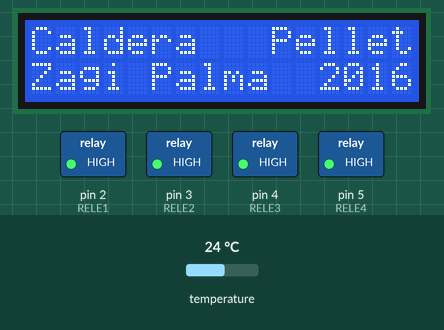
Simulated run of this sketch. Board: Arduino Uno, built with avr-gcc and run on an emulated ATmega328P. Shown: 16×2 character LCD, switched loads named in the sketch (green lamp = pin HIGH). Inputs (shaded band) come from the test bench; at power-on: temperature 24 °C.

Above: at 1.2 s.
At 3.2 s:
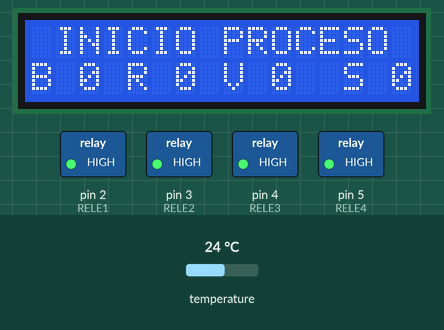
At 13.0 s:
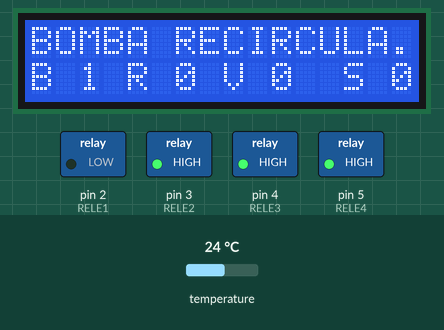
At 15.0 s:
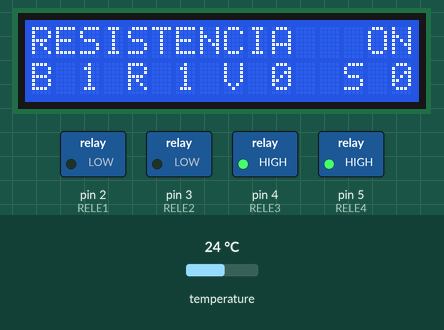
At 23.1 s:
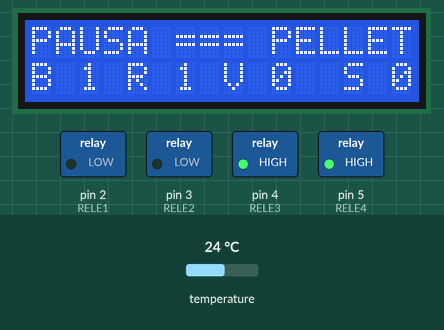
At 28.1 s:
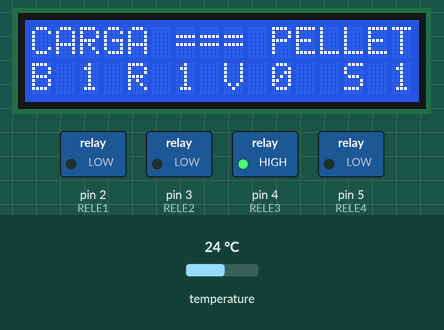
Timing chart, 0 to 35.5 s (numbered marks = the images above):
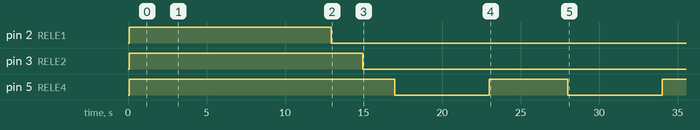

Measured:
- by itself, pin 2 (RELE1): HIGH → LOW at 12.9 s
- by itself, pin 3 (RELE2): HIGH → LOW at 15.0 s
- by itself, pin 5 (RELE4): alternates HIGH for 5.0 s and LOW for 6.0 s
- what the display in image 0 shows lasts 2.0 s, from 1.1 s to 3.1 s
- what the display in image 1 shows lasts 9.9 s, from 3.1 s to 13.0 s
- what the display in image 4 shows lasts 5.0 s, from 23.0 s to 28.0 s

The sketch:

Control_Caldera_2016.ino
```cpp
//Control Caldera 2016

//Librerias LCD
#include <Wire.h>
#include <LCD.h>
#include <LiquidCrystal_I2C.h>
#define I2C_ADDR    0x27
LiquidCrystal_I2C             lcd(I2C_ADDR,2, 1, 0, 4, 5, 6, 7);

//Librerias Temperatura
#include <OneWire.h>
#include <DallasTemperature.h>

//Definicion Pines Control Reles

#define RELE1 2    // Marcha/Paro Caldera
#define RELE2 3    // Bomba Recirculacion ACS
#define RELE3 4    // Bomba Recirculacion CAL
#define RELE4 5    // Valvula 3 Vias

//Definicion Pines Estados

#define Termostato_ACS  6    // Demanda por Temperatura de ACS
#define Termostato_CAL  7    // Demanda por Temperatura de CAL
#define Electrovalvula  8    // Estado de la Electrovalvula
#define Verano_Invierno 9    // Modo de Funcionamiento Verano / Invierno

//Definicion Temperatura
/*-----( Declare Constants )-----*/
#define ONE_WIRE_BUS 10 /*-(Connect to Pin 10 )-*/
/*-----( Declare objects )-----*/
/* Set up a oneWire instance to communicate with any OneWire device*/
OneWire ourWire(ONE_WIRE_BUS);
/* Tell Dallas Temperature Library to use oneWire Library */
DallasTemperature sensors(&ourWire);

//Definicion Control LLAMA
int isFlamePin = 6;  // This is our input pin
int isFlame = HIGH;  // HIGH MEANS NO FLAME

//Definicion Estado Temperatura
int t = 0;    // Temperatura
int swt = 0;  // Switch Temperatura
int swtt = 0; // Switch Select cambio Temperatura

//Funciones
void temptexto()
{
  lcd.clear();
  lcd.setCursor (0,1);
  lcd.print("C  ");
  lcd.setCursor (9,1);
  lcd.print("R  ");
}
void tempdatos()
{
  sensors.requestTemperatures(); // Send the command to get temperatures
  lcd.setCursor (2,1);
  lcd.print(sensors.getTempCByIndex(0));
  lcd.setCursor (11,1);
  lcd.print(sensors.getTempCByIndex(1));
}
void cargainicial()
{
// Inicio del Proceso :
// Colocacion Caracteres en Pantalla LCD
      lcd.clear();
      lcd.setCursor (1,0);
      lcd.print("INICIO PROCESO");
      lcd.setCursor (0,1);
      lcd.print("B 0"); //Bomba Recirculacion
      lcd.setCursor (4,1);
      lcd.print("R 0"); //Resistencia
      lcd.setCursor (8,1);
      lcd.print("V 0"); //Ventilador
      lcd.setCursor (13,1);
      lcd.print("S 0"); //Sinfin
      delay(6000);
// Se enciende el rele de la bomba de Recirculacion
      digitalWrite(RELE1,LOW);
      lcd.setCursor (0,0);
      lcd.print("BOMBA RECIRCULA.");
      lcd.setCursor (0,1);
      lcd.print("B 1");
// Se espera 2 segundos
      delay(2000);
// Se enciende el rele de la Resistencia
      digitalWrite(RELE2,LOW);
      lcd.setCursor (0,0);
      lcd.print("RESISTENCIA   ON");
      lcd.setCursor (4,1);
      lcd.print("R 1");
// Se espera 2 segundos
      delay(2000);
// Se enciende el rele de Carga Inicial
      digitalWrite(RELE4,LOW);
      lcd.setCursor (0,0);
      lcd.print("CARGA === PELLET");
      lcd.setCursor (13,1);
      lcd.print("S 1");
// Se espera 6 segundos
      delay(6000);
// Se apaga el rele de Carga Inicial
      digitalWrite(RELE4,HIGH);
      lcd.setCursor (0,0);
      lcd.print("PAUSA === PELLET");
      lcd.setCursor (13,1);
      lcd.print("S 0");
// Se espera 5 segundos
      delay(5000);
// Se enciende el rele de Carga Inicial
      digitalWrite(RELE4,LOW);
      lcd.setCursor (0,0);
      lcd.print("CARGA === PELLET");
      lcd.setCursor (13,1);
      lcd.print("S 1");
// Se espera 6 segundos
      delay(6000);
// Se apaga el rele de Carga Inicial
      digitalWrite(RELE4,HIGH);
      lcd.setCursor (13,1);
      lcd.print("S 0");

// Se espera 5 minuto. Antes 2,5 minutos
      lcd.setCursor (0,0);
      lcd.print("CAL. RESIST.    ");
      for (int i = 300; i >=0; i--)
      {
        lcd.setCursor (13,0); lcd.print("   ");
        lcd.setCursor (13,0); lcd.print(i);
          if(i==180)
            { // Se enciende el rele de la Turbina de Aire
              digitalWrite(RELE3,LOW);
              lcd.setCursor (8,1);
              lcd.print("V 1");
            }
        delay(1000);
      }
// Se Apaga el rele de la Resistencia
      digitalWrite(RELE2,HIGH);
      lcd.setCursor (0,0);
      lcd.print("RESISTENCIA  OFF");
      lcd.setCursor (4,1);
      lcd.print("R 0");
// Se enciende el rele de la Turbina de Aire
      //delay(2000);
      //digitalWrite(RELE3,LOW);
      //lcd.setCursor (0,0);
      //lcd.print("TURBINA AIRE  ON");
      //lcd.setCursor (8,1);
      //lcd.print("V 1");
      //delay(2000);
      //lcd.setCursor (0,0);
      //lcd.print("DETECTAR LLAMA ?");
}
void carganormal()
{
// Se enciende el rele de Carga
      digitalWrite(RELE4,LOW);
      lcd.setCursor (0,0); lcd.print("Carga Pellet    ");
// Se espera 5 segundos
      for (int i = 3; i >=0; i--)
      { lcd.setCursor (13,0); lcd.print("   ");
        lcd.setCursor (14,0); lcd.print(i);
        delay(500);
        tempdatos();
      }
// Se apaga el rele de Carga Inicial
      digitalWrite(RELE4,HIGH);
      lcd.setCursor (0,0); lcd.print("Pausa Pellet    ");
// Se espera 25 segundos
      for (int i = 25; i >=0; i--)
      {
        lcd.setCursor (13,0); lcd.print("   ");
        lcd.setCursor (14,0); lcd.print(i);
        delay(500);
        tempdatos();
      }
}
void setup()
   {
// Inicializar el display con 16 caraceres 2 lineas
      lcd.begin (16,2);
      lcd.setBacklightPin(3,POSITIVE);
      lcd.setBacklight(HIGH);
      lcd.home ();
//Inicializar Sensores Temperatura
      sensors.begin();
// Se configuran los pines RELES como salidas
      pinMode(RELE1, OUTPUT);
      pinMode(RELE2, OUTPUT);
      pinMode(RELE3, OUTPUT);
      pinMode(RELE4, OUTPUT);
// Se configura los parametros PIN para el control de la LLAMA
      pinMode(isFlamePin, INPUT);
// Se colocan los estados de los Reles a HIGH (apagados)
      digitalWrite(RELE1,HIGH);
      digitalWrite(RELE2,HIGH);
      digitalWrite(RELE3,HIGH);
      digitalWrite(RELE4,HIGH);
// Se envia mensaje al LCD.
      lcd.backlight();
      lcd.setCursor (0,0);
      lcd.print("Caldera   Pellet");
      delay(1000);
      lcd.setCursor (0,1);
      lcd.print("Zagi Palma  2016");
      delay(2000);
// Colocacion Caracteres en Pantalla LCD
      lcd.clear();
      lcd.setCursor (1,0);
      lcd.print("INICIO PROCESO");
      lcd.setCursor (0,1);
      lcd.print("B 0"); //Bomba Recirculacion
      lcd.setCursor (4,1);
      lcd.print("R 0"); //Resistencia
      lcd.setCursor (8,1);
      lcd.print("V 0"); //Ventilador
      lcd.setCursor (13,1);
      lcd.print("S 0"); //Sinfin
      delay(3000);
}
//Bucle de puesta en marcha quemador y alimentacion pellet
void loop()
{
//   tempdatos();
   sensors.requestTemperatures();
   t = (sensors.getTempCByIndex(0));
    if(t<70 && swt==0) { swtt = 1; }  //Caldera Fria. Arranque Inicial
    if(t<70 && swt==1) { swtt = 2; }  //Calentando hasta temperatura consigna alta (70º)
    if(t>=70 && swt==1) { swtt = 3; } //Caliente. Ha llegado a la temperatura de consigna alta (70º)
    if(((t>50)&&(t<=65))&&(swt==2)) { swtt = 4; } //Esperando. Espera la temperatura de consigna baja (50º)
    if(t<=50 && swt==2) { swtt = 5; } // Detectado 45º o menos y empieza de nuevo la rutina.
   switch(swtt)
   {
      case(1):
        cargainicial();
        swt=1;
        temptexto();
        lcd.setCursor (0,0);
        lcd.print("ESPERANDO  LLAMA");
        break;
      case(2):
        sensors.requestTemperatures(); tempdatos();
        if(digitalRead(isFlamePin) == LOW)
          {
            digitalWrite(RELE2,HIGH); //rele resistencia
            lcd.setCursor (0,0);
            lcd.print("                ");
            carganormal();
            lcd.setCursor (0,0);
            lcd.print("ESPERANDO  LLAMA");
          }
        break;
      case(3):
            swt=2;
            lcd.setCursor (0,0); lcd.print("TURB. OFF EN    ");
      // Se apaga el rele de la Turbina de Aire
      // Se espera 1 minutos
            for (int i = 60; i >=0; i--)
            {
            lcd.setCursor (13,0); lcd.print("   ");
            lcd.setCursor (13,0); lcd.print(i);
            delay(800);
            tempdatos();
            }
            digitalWrite(RELE3,HIGH);
            delay(2000);
            lcd.setCursor (0,0); lcd.print("ESPERANDO 50 Grd");
        break;
      case(4):
            delay(1000);
            tempdatos();
        break;
      case(5):
            swt=0;
        break;
   }
}
```

Source omitted: LCD.h (18364 bytes)
